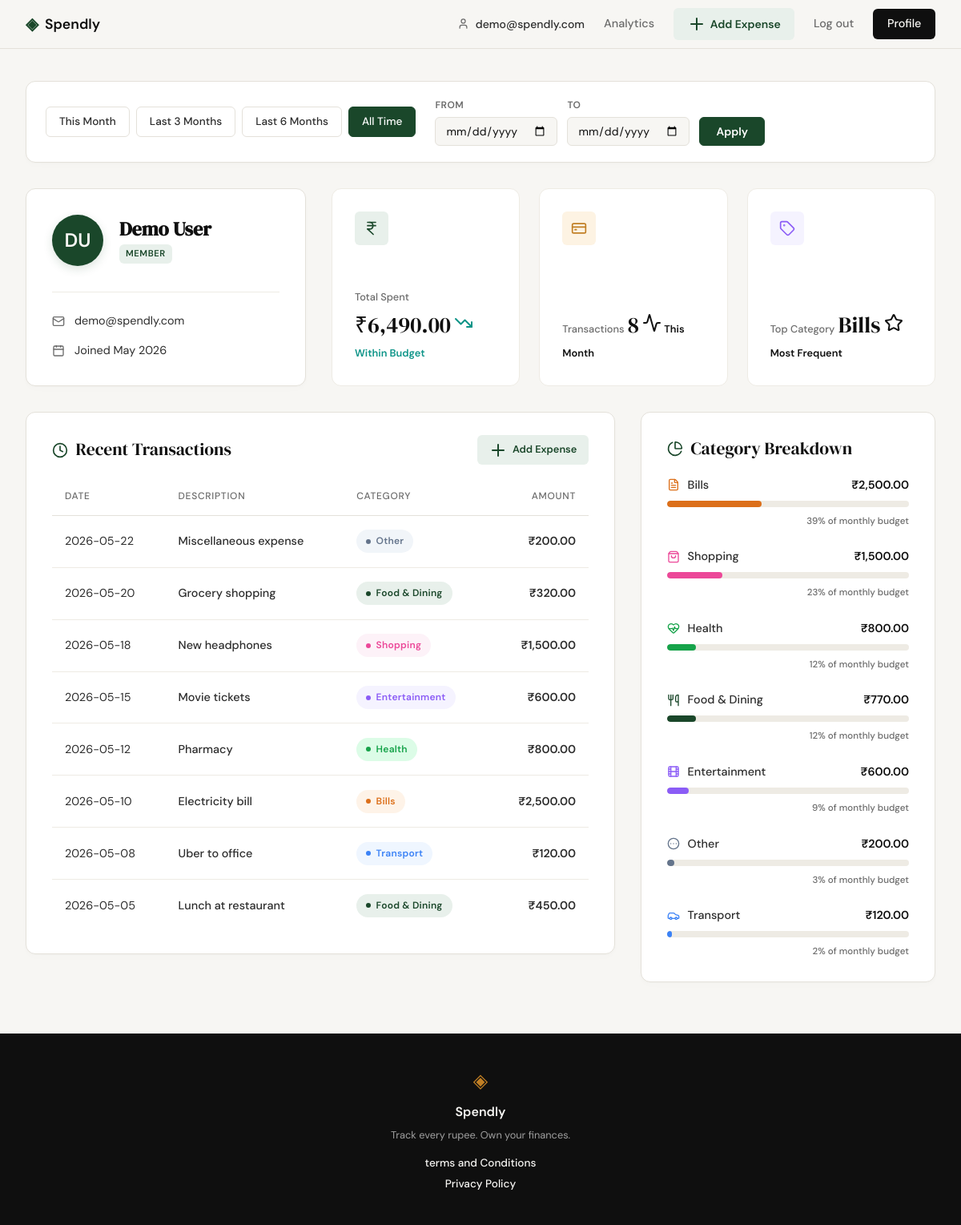
Screenshot of /profile (signed in) with the database file from the repository.
### tables this page shows
CREATE TABLE users (
            id INTEGER PRIMARY KEY AUTOINCREMENT,
            name TEXT NOT NULL,
            email TEXT UNIQUE NOT NULL,
            password_hash TEXT NOT NULL,
            created_at TEXT DEFAULT (datetime('now'))
        );

CREATE TABLE expenses (
            id INTEGER PRIMARY KEY AUTOINCREMENT,
            user_id INTEGER NOT NULL,
            amount REAL NOT NULL,
            category TEXT NOT NULL,
            date TEXT NOT NULL,
            description TEXT,
            created_at TEXT DEFAULT (datetime('now')),
            FOREIGN KEY (user_id) REFERENCES users(id)
        );

### app.py (the view)
@app.route("/profile")
@login_required
def profile():
    email = session["user_id"]
    db_user_id = resolve_db_user_id(email)
    if db_user_id is None:
        session.clear()
        return redirect(url_for("login"))
    raw_from = request.args.get("date_from", "").strip()
    raw_to   = request.args.get("date_to",   "").strip()
    date_from = _parse_date(raw_from)
    date_to   = _parse_date(raw_to)
    if not date_from or not date_to:
        date_from = None
        date_to   = None
    if date_from and date_to and date_from > date_to:
        flash("Start date must be before end date.", "error")
        date_from = None
        date_to   = None
    str_from = raw_from if date_from else None
    str_to   = raw_to if date_to else None
    today = date.today()
    first_of_month = today.replace(day=1)
    preset_dates = {
        "this_month":   {"date_from": first_of_month.isoformat(),   "date_to": today.isoformat()},
        "last_3_months":{"date_from": _months_ago(3, today).isoformat(),   "date_to": today.isoformat()},
        "last_6_months":{"date_from": _months_ago(6, today).isoformat(),   "date_to": today.isoformat()},
    }
    active_preset = "all_time"
    if str_from and str_to:
        active_preset = "custom"
        for name, pd in preset_dates.items():
            if str_from == pd["date_from"] and str_to == pd["date_to"]:
                active_preset = name
                break
    user_data   = get_user_by_id(db_user_id)
    stats       = get_summary_stats(db_user_id, date_from=str_from, date_to=str_to)
    raw_txs     = get_recent_transactions(db_user_id, limit=10, date_from=str_from, date_to=str_to)
    raw_cats    = get_category_breakdown(db_user_id, date_from=str_from, date_to=str_to)
    name = user_data["name"] if user_data else email
    initials = "".join(part[0].upper() for part in name.split() if part)[:2]
    user = {
        "name": name,
        "email": user_data["email"] if user_data else email,
        "initials": initials,
        "member_since": user_data["member_since"] if user_data else "",
    }
    transactions = []
    for tx in raw_txs:
        meta = CATEGORY_META.get(tx["category"], DEFAULT_META)
        transactions.append({
            "date":           tx["date"],
            "description":    tx["description"],
            "category":       meta["slug"],
            "category_label": meta["label"],
            "amount":         tx["amount"],
        })
    categories = []
    for cat in raw_cats:
        meta = CATEGORY_META.get(cat["name"], DEFAULT_META)
        categories.append({
            "name":    meta["label"],
            "slug":    meta["slug"],
            "amount":  cat["amount"],
            "percent": cat["pct"],
            "icon":    meta["icon"],
        })
    return render_template(
        "profile.html",
        user=user,
        stats=stats,
        transactions=transactions,
        categories=categories,
        date_from=str_from,
        date_to=str_to,
        active_preset=active_preset,
        preset_dates=preset_dates,
    )

### templates/profile.html (shortened to what this page needs)
{% extends "base.html" %}
{% block head %}
<link rel="stylesheet" href="{{ url_for('static', filename='css/profile.css') }}">
{% endblock %}
{% block content %}
<div class="profile-container">
    <div class="filter-bar" data-active-preset="{{ active_preset }}">
        <div class="filter-presets">
            <a id="preset-this-month"
               href="{{ url_for('profile', date_from=preset_dates.this_month.date_from, date_to=preset_dates.this_month.date_to) }}"
               class="filter-preset-btn{% if active_preset == 'this_month' %} filter-preset-btn--active{% endif %}">
                This Month
            </a>
            <a id="preset-last-3-months"
               href="{{ url_for('profile', date_from=preset_dates.last_3_months.date_from, date_to=preset_dates.last_3_months.date_to) }}"
               class="filter-preset-btn{% if active_preset == 'last_3_months' %} filter-preset-btn--active{% endif %}">
                Last 3 Months
            </a>
            <a id="preset-last-6-months"
               href="{{ url_for('profile', date_from=preset_dates.last_6_months.date_from, date_to=preset_dates.last_6_months.date_to) }}"
               class="filter-preset-btn{% if active_preset == 'last_6_months' %} filter-preset-btn--active{% endif %}">
                Last 6 Months
            </a>
            <a id="preset-all-time"
               href="{{ url_for('profile') }}"
               class="filter-preset-btn{% if active_preset == 'all_time' %} filter-preset-btn--active{% endif %}">
                All Time
            </a>
        </div>
        <form id="filter-custom-form" class="filter-custom" method="get" action="{{ url_for('profile') }}">
            <div class="filter-custom-fields">
                <div class="filter-field">
                    <label class="filter-label" for="date_from">From</label>
                    <input id="date_from" class="filter-date-input" type="date" name="date_from"
                           value="{{ date_from or '' }}">
                </div>
                <div class="filter-field">
                    <label class="filter-label" for="date_to">To</label>
                    <input id="date_to" class="filter-date-input" type="date" name="date_to"
                           value="{{ date_to or '' }}">
                </div>
            </div>
            <button id="filter-apply-btn" class="filter-apply-btn" type="submit">Apply</button>
        </form>
    </div>
    <div class="profile-header-grid">
        <div class="profile-card user-card">
            <div class="user-avatar-wrapper">
                <div class="user-avatar">{{ user.initials }}</div>
                <div class="user-meta">
                    <h1 class="user-name">{{ user.name }}</h1>
                    <span class="user-role-badge">Member</span>
                </div>
            </div>
            <div class="user-details">
                <div class="detail-item">
                    <i data-lucide="mail" class="detail-icon"></i>
                    <span class="detail-text">{{ user.email }}</span>
                </div>
                <div class="detail-item">
                    <i data-lucide="calendar" class="detail-icon"></i>
                    <span class="detail-text">Joined {{ user.member_since }}</span>
                </div>
            </div>
        </div>
        <div class="profile-stats-grid">
            <div class="stat-card">
                <div class="stat-icon-wrapper text-teal">
                    <i data-lucide="indian-rupee" class="stat-icon"></i>
                </div>
                <div class="stat-info">
                    <span class="stat-label">Total Spent</span>
                    <span class="stat-value text-tabular">₹{{ "{:,.2f}".format(stats.total_spent) }}</span>
                    <span class="stat-meta teal"><i data-lucide="trending-down" class="meta-icon"></i> Within Budget</span>
                </div>
            </div>
            <div class="stat-card">
                <div class="stat-icon-wrapper text-orange">
                    <i data-lucide="credit-card" class="stat-icon"></i>
                </div>
                <div class="stat-info">
                    <span class="stat-label">Transactions</span>
                    <span class="stat-value text-tabular">{{ stats.transaction_count }}</span>
                    <span class="stat-meta text-muted"><i data-lucide="activity" class="meta-icon"></i> This Month</span>
                </div>
            </div>
            <div class="stat-card">
                <div class="stat-icon-wrapper text-purple">
                    <i data-lucide="tag" class="stat-icon"></i>
                </div>
                <div class="stat-info">
                    <span class="stat-label">Top Category</span>
                    <span class="stat-value">{{ stats.top_category }}</span>
                    <span class="stat-meta purple"><i data-lucide="star" class="meta-icon"></i> Most Frequent</span>
                </div>
            </div>
        </div>
    </div>
    <div class="profile-main-grid">
        <div class="profile-card table-card">
            <div class="card-header">
                <h2 class="card-title">
                    <i data-lucide="clock" class="header-icon"></i>
                    Recent Transactions
                </h2>
                <a id="add-expense-link" href="{{ url_for('add_expense') }}" class="card-header-action">
                    <i data-lucide="plus" class="icon-inline"></i>
                    Add Expense
                </a>
            </div>
            <div class="table-responsive">
                <table class="tx-table">
                    <thead>
                        <tr>
                            <th>Date</th>
                            <th>Description</th>
                            <th>Category</th>
                            <th class="text-right">Amount</th>
                        </tr>
                    </thead>
                    <tbody>
                        {% for tx in transactions %}
                        <tr>
                            <td class="text-muted text-tabular">{{ tx.date }}</td>
                            <td class="font-medium">{{ tx.description }}</td>
                            <td>
                                <span class="badge badge--{{ tx.category }}">
                                    <span class="badge-dot"></span>
                                    {{ tx.category_label }}
                                </span>
                            </td>
                            <td class="text-right text-tabular font-bold">₹{{ "{:,.2f}".format(tx.amount) }}</td>
                        </tr>
                        {% endfor %}
                    </tbody>
                </table>
            </div>
        </div>
        <div class="profile-card breakdown-card">
            <div class="card-header">
                <h2 class="card-title">
                    <i data-lucide="pie-chart" class="header-icon"></i>
                    Category Breakdown
                </h2>
            </div>
            <div class="breakdown-list">
                {% for cat in categories %}
                <div class="breakdown-item">
                    <div class="breakdown-info">
                        <div class="breakdown-label">
                            <i data-lucide="{{ cat.icon }}" class="category-icon text-{{ cat.slug }}"></i>
                            <span>{{ cat.name }}</span>
                        </div>
                        <span class="breakdown-amount text-tabular">₹{{ "{:,.2f}".format(cat.amount) }}</span>
                    </div>
                    <div class="progress-track">
                        <div class="progress-bar progress-bar--{{ cat.slug }}" style="width: {{ cat.percent }}%"></div>
                    </div>
                    <div class="breakdown-meta">
                        <span>{{ cat.percent }}% of monthly budget</span>
                    </div>
                </div>
                {% endfor %}
            </div>
        </div>
    </div>
</div>
{% endblock %}

### templates/base.html (shortened to what this page needs)
<!DOCTYPE html>
<html lang="en">
<head>
    <link rel="stylesheet" href="{{ url_for('static', filename='css/style.css') }}">
    {% block head %}{% endblock %}
</head>
<body>
    <nav class="navbar">
        <div class="nav-inner">
            <a href="{{ url_for('landing') }}" class="nav-brand">
                <span class="brand-icon">◈</span>
                <span class="brand-name">Spendly</span>
            </a>
            <div class="nav-links">
                {% if session.get("user_id") %}
                    <span class="nav-user"><i data-lucide="user" class="icon-inline"></i> {{ session.get("user_id") }}</span>
                    <a href="{{ url_for('analytics') }}" class="{% if request.endpoint == 'analytics' %}active{% endif %}">Analytics</a>
                    <a id="nav-add-expense-btn" href="{{ url_for('add_expense') }}" class="nav-add-expense {% if request.endpoint == 'add_expense' %}nav-add-expense--active{% endif %}">
                        <i data-lucide="plus" class="icon-inline"></i>
                        Add Expense
                    </a>
                    <a href="{{ url_for('logout') }}" class="nav-logout">Log out</a>
                    <a href="{{ url_for('profile') }}" class="nav-cta">Profile</a>
                {% else %}
                    <a href="{{ url_for('login') }}">Sign in</a>
                    <a href="{{ url_for('register') }}" class="nav-cta">Get started</a>
                {% endif %}
            </div>
        </div>
    </nav>
    <main class="main-content">
        {% block content %}{% endblock %}
    </main>
    <footer class="footer">
        <div class="footer-inner">
            <span class="brand-icon">◈</span>
            <span class="footer-name">Spendly</span>
            <p class="footer-copy">Track every rupee. Own your finances.</p>
            <div class="footer-links">
                <a href="{{ url_for('terms') }}">terms and Conditions</a>
                <a href="{{ url_for('privacy') }}">Privacy Policy</a>
            </div>
        </div>
    </footer>
</body>
</html>

### rows the page displays
users: get "demo@spendly.com", name "Demo User", email "demo@spendly.com"
expenses: top_category "Bills", date "2026-05-10", description "Electricity bill", category_label "Bills", amount "2,500.00", name "Bills", percent "39"
expenses: date "2026-05-22", description "Miscellaneous expense", category_label "Other", amount "200.00", name "Other", percent "3"
expenses: date "2026-05-20", description "Grocery shopping", category_label "Food & Dining", amount "320.00"
expenses: date "2026-05-18", description "New headphones", category_label "Shopping", amount "1,500.00", name "Shopping", percent "23"
expenses: date "2026-05-15", description "Movie tickets", category_label "Entertainment", amount "600.00", name "Entertainment", percent "9"
expenses: date "2026-05-12", description "Pharmacy", category_label "Health", amount "800.00", name "Health", percent "12"
expenses: date "2026-05-08", description "Uber to office", category_label "Transport", amount "120.00", name "Transport", percent "2"
expenses: date "2026-05-05", description "Lunch at restaurant", category_label "Food & Dining", amount "450.00"

### other values shown
{{ user.initials }} "DU"
{{ user.member_since }} "May 2026"
{{ "{:,.2f}".format(stats.total_spent) }} "6,490.00"
{{ stats.transaction_count }} "8"
{{ cat.name }} "Food & Dining"
{{ "{:,.2f}".format(cat.amount) }} "770.00"
{{ cat.percent }} "12"
